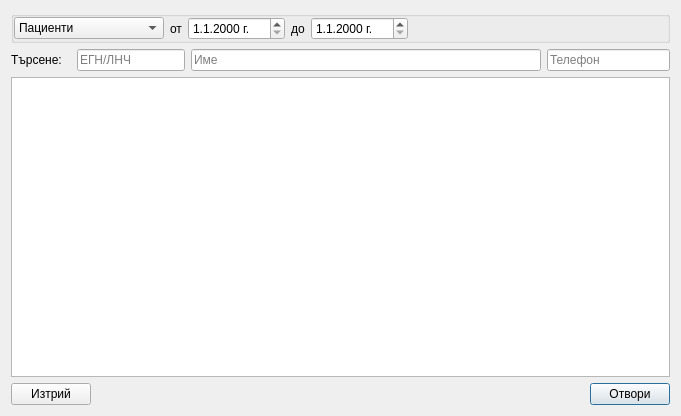
<?xml version="1.0" encoding="UTF-8"?>
<ui version="4.0">
 <class>SelectorDialog</class>
 <widget class="QDialog" name="SelectorDialog">
  <property name="geometry">
   <rect>
    <x>0</x>
    <y>0</y>
    <width>681</width>
    <height>416</height>
   </rect>
  </property>
  <property name="windowTitle">
   <string>SelectorDialog</string>
  </property>
  <layout class="QVBoxLayout" name="verticalLayout">
   <item>
    <widget class="QGroupBox" name="groupBox">
     <property name="title">
      <string/>
     </property>
     <layout class="QHBoxLayout" name="horizontalLayout_3">
      <property name="leftMargin">
       <number>0</number>
      </property>
      <property name="topMargin">
       <number>0</number>
      </property>
      <property name="rightMargin">
       <number>0</number>
      </property>
      <property name="bottomMargin">
       <number>0</number>
      </property>
      <item>
       <widget class="QComboBox" name="dataTypeCombo">
        <property name="minimumSize">
         <size>
          <width>150</width>
          <height>0</height>
         </size>
        </property>
        <item>
         <property name="text">
          <string>Пациенти</string>
         </property>
        </item>
        <item>
         <property name="text">
          <string>Рецепти</string>
         </property>
        </item>
       </widget>
      </item>
      <item>
       <widget class="QLabel" name="label">
        <property name="text">
         <string>от</string>
        </property>
       </widget>
      </item>
      <item>
       <widget class="CustomDateEdit" name="fromDateEdit">
        <property name="displayFormat">
         <string notr="true">d.M.yyyy 'г.'</string>
        </property>
       </widget>
      </item>
      <item>
       <widget class="QLabel" name="label_2">
        <property name="text">
         <string>до</string>
        </property>
       </widget>
      </item>
      <item>
       <widget class="CustomDateEdit" name="toDateEdit">
        <property name="displayFormat">
         <string notr="true">d.M.yyyy 'г.'</string>
        </property>
       </widget>
      </item>
      <item>
       <spacer name="horizontalSpacer_2">
        <property name="orientation">
         <enum>Qt::Horizontal</enum>
        </property>
        <property name="sizeHint" stdset="0">
         <size>
          <width>40</width>
          <height>20</height>
         </size>
        </property>
       </spacer>
      </item>
     </layout>
    </widget>
   </item>
   <item>
    <layout class="QHBoxLayout" name="horizontalLayout_2">
     <item>
      <widget class="QLabel" name="label_3">
       <property name="sizePolicy">
        <sizepolicy hsizetype="Fixed" vsizetype="Preferred">
         <horstretch>0</horstretch>
         <verstretch>0</verstretch>
        </sizepolicy>
       </property>
       <property name="minimumSize">
        <size>
         <width>60</width>
         <height>0</height>
        </size>
       </property>
       <property name="text">
        <string>Търсене:</string>
       </property>
      </widget>
     </item>
     <item>
      <widget class="QLineEdit" name="idSearchEdit">
       <property name="sizePolicy">
        <sizepolicy hsizetype="Fixed" vsizetype="Fixed">
         <horstretch>0</horstretch>
         <verstretch>0</verstretch>
        </sizepolicy>
       </property>
       <property name="inputMask">
        <string/>
       </property>
       <property name="maxLength">
        <number>10</number>
       </property>
       <property name="placeholderText">
        <string>ЕГН/ЛНЧ</string>
       </property>
      </widget>
     </item>
     <item>
      <widget class="QLineEdit" name="nameSearchEdit">
       <property name="sizePolicy">
        <sizepolicy hsizetype="Preferred" vsizetype="Fixed">
         <horstretch>0</horstretch>
         <verstretch>0</verstretch>
        </sizepolicy>
       </property>
       <property name="minimumSize">
        <size>
         <width>350</width>
         <height>0</height>
        </size>
       </property>
       <property name="placeholderText">
        <string>Име</string>
       </property>
      </widget>
     </item>
     <item>
      <widget class="QLineEdit" name="phoneSearchEdit">
       <property name="minimumSize">
        <size>
         <width>100</width>
         <height>0</height>
        </size>
       </property>
       <property name="maximumSize">
        <size>
         <width>16777215</width>
         <height>16777215</height>
        </size>
       </property>
       <property name="inputMask">
        <string/>
       </property>
       <property name="text">
        <string/>
       </property>
       <property name="maxLength">
        <number>15</number>
       </property>
       <property name="placeholderText">
        <string>Телефон</string>
       </property>
      </widget>
     </item>
    </layout>
   </item>
   <item>
    <widget class="ListTable" name="tableView"/>
   </item>
   <item>
    <layout class="QHBoxLayout" name="horizontalLayout">
     <item>
      <widget class="QPushButton" name="deleteButton">
       <property name="text">
        <string>Изтрий</string>
       </property>
       <property name="autoDefault">
        <bool>false</bool>
       </property>
      </widget>
     </item>
     <item>
      <spacer name="horizontalSpacer">
       <property name="orientation">
        <enum>Qt::Horizontal</enum>
       </property>
       <property name="sizeType">
        <enum>QSizePolicy::Expanding</enum>
       </property>
       <property name="sizeHint" stdset="0">
        <size>
         <width>40</width>
         <height>20</height>
        </size>
       </property>
      </spacer>
     </item>
     <item>
      <widget class="QPushButton" name="openButton">
       <property name="text">
        <string>Отвори</string>
       </property>
       <property name="default">
        <bool>true</bool>
       </property>
      </widget>
     </item>
    </layout>
   </item>
  </layout>
 </widget>
 <layoutdefault spacing="6" margin="11"/>
 <customwidgets>
  <customwidget>
   <class>ListTable</class>
   <extends>QTableView</extends>
   <header>View/uiComponents/listtable.h</header>
  </customwidget>
  <customwidget>
   <class>CustomDateEdit</class>
   <extends>QDateEdit</extends>
   <header>View/uiComponents/customdateedit.h</header>
  </customwidget>
 </customwidgets>
 <resources/>
 <connections/>
</ui>
